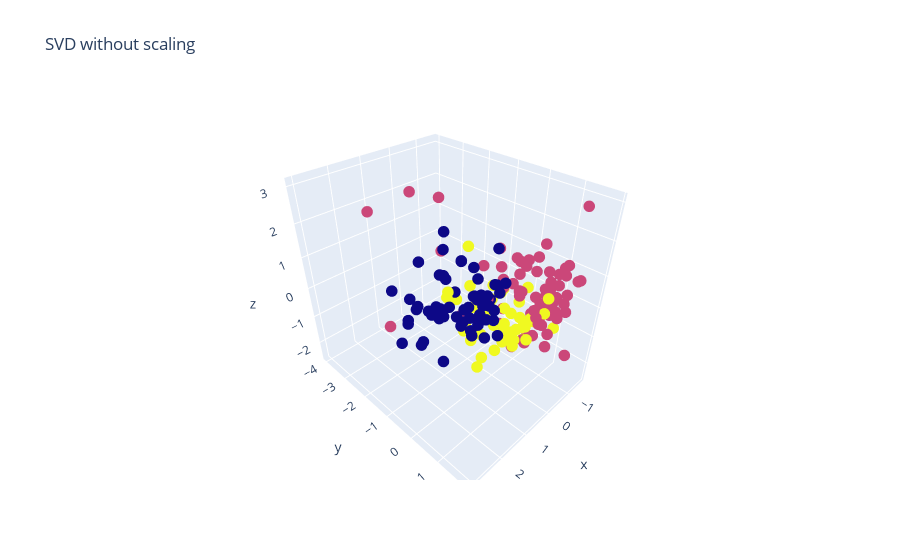

The code cell stored with this chart in its notebook:
### Code cell
data = go.Scatter3d(
    x=X_svd_nosc[:, 0],
    y=X_svd_nosc[:, 1],
    z=X_svd_nosc[:, 2],
    mode='markers',
    marker=dict(size=4, color=y)
)
layout = go.Layout(
    title='SVD without scaling'
)
fig = go.Figure(data=data, layout=layout)
fig.show()

### Figure 1 — Plotly figure (JSON) as saved in the notebook; plotly's stock layout.template omitted (floating-point values rounded to 4 significant figures; data arrays with more than 128 entries replaced by an {"elided": "..."} marker saying what was removed)
{"data": [{"marker": {"color": {"elided": "178 int values"}, "size": 4}, "mode": "markers", "type": "scatter3d", "x": {"elided": "178 float values"}, "y": {"elided": "178 float values"}, "z": {"elided": "178 float values"}}], "layout": {"title": {"text": "SVD without scaling"}}}
